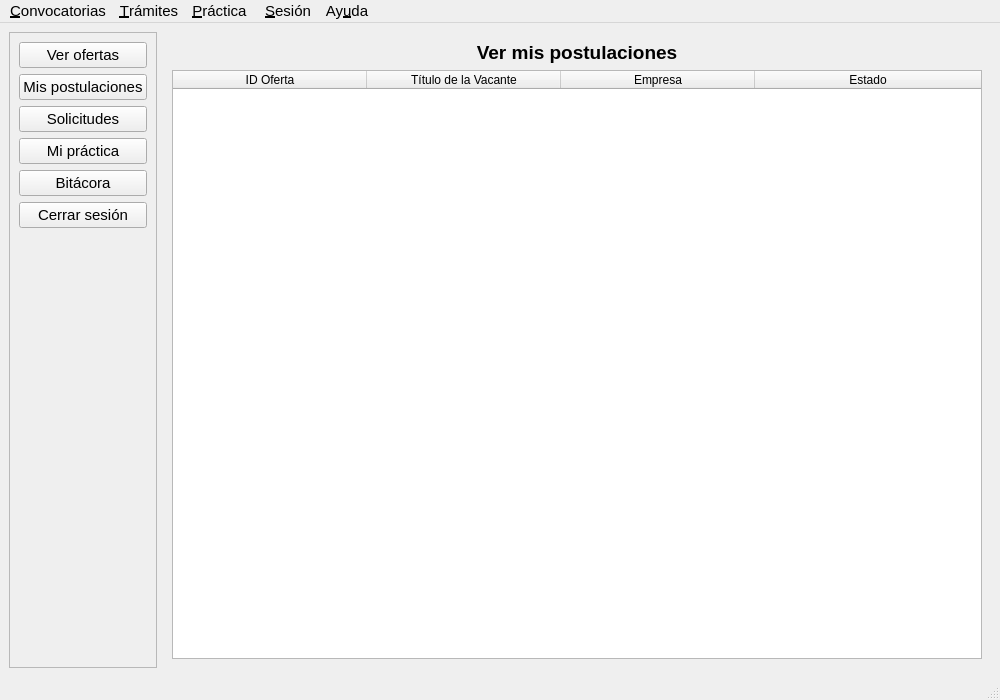
<?xml version="1.0" encoding="UTF-8"?>
<ui version="4.0">
 <class>MainWindowEstudiante</class>
 <widget class="QMainWindow" name="MainWindowEstudiante">
  <property name="geometry">
   <rect>
    <x>0</x>
    <y>0</y>
    <width>1000</width>
    <height>700</height>
   </rect>
  </property>
  <property name="font">
   <font>
    <pointsize>11</pointsize>
   </font>
  </property>
  <property name="windowTitle">
   <string>Panel del Estudiante - Sistema de Prácticas</string>
  </property>
  <widget class="QWidget" name="centralwidget">
   <layout class="QHBoxLayout" name="horizontalLayout">
    <item>
     <widget class="QFrame" name="frameSidebar">
      <property name="frameShape">
       <enum>QFrame::StyledPanel</enum>
      </property>
      <property name="frameShadow">
       <enum>QFrame::Raised</enum>
      </property>
      <layout class="QVBoxLayout" name="verticalLayout">
       <item>
        <widget class="QPushButton" name="btnNavOfertas">
         <property name="text">
          <string>Ver ofertas</string>
         </property>
        </widget>
       </item>
       <item>
        <widget class="QPushButton" name="btnNavPostulaciones">
         <property name="text">
          <string>Mis postulaciones</string>
         </property>
        </widget>
       </item>
       <item>
        <widget class="QPushButton" name="btnNavSolicitar">
         <property name="text">
          <string>Solicitudes</string>
         </property>
        </widget>
       </item>
       <item>
        <widget class="QPushButton" name="pushButton">
         <property name="text">
          <string>Mi práctica</string>
         </property>
        </widget>
       </item>
       <item>
        <widget class="QPushButton" name="btnNavBitacora">
         <property name="text">
          <string>Bitácora</string>
         </property>
        </widget>
       </item>
       <item>
        <widget class="QPushButton" name="btnNavCerrarSesion">
         <property name="text">
          <string>Cerrar sesión</string>
         </property>
        </widget>
       </item>
       <item>
        <spacer name="verticalSpacer">
         <property name="orientation">
          <enum>Qt::Vertical</enum>
         </property>
         <property name="sizeHint" stdset="0">
          <size>
           <width>20</width>
           <height>400</height>
          </size>
         </property>
        </spacer>
       </item>
      </layout>
     </widget>
    </item>
    <item>
     <widget class="QStackedWidget" name="stackedWidgetCentral">
      <property name="currentIndex">
       <number>1</number>
      </property>
      <widget class="QWidget" name="page">
       <layout class="QGridLayout" name="gridLayout">
        <item row="0" column="0" colspan="3">
         <widget class="QLabel" name="label_2">
          <property name="font">
           <font>
            <family>Segoe UI</family>
            <pointsize>14</pointsize>
            <weight>75</weight>
            <bold>true</bold>
           </font>
          </property>
          <property name="text">
           <string>Ver ofertas</string>
          </property>
          <property name="alignment">
           <set>Qt::AlignCenter</set>
          </property>
         </widget>
        </item>
        <item row="1" column="0">
         <widget class="QLabel" name="label">
          <property name="text">
           <string>Buscar Oferta:</string>
          </property>
         </widget>
        </item>
        <item row="2" column="0" colspan="3">
         <widget class="QTableWidget" name="tblOfertasDisponibles">
          <property name="editTriggers">
           <set>QAbstractItemView::NoEditTriggers</set>
          </property>
          <property name="selectionMode">
           <enum>QAbstractItemView::SingleSelection</enum>
          </property>
          <property name="selectionBehavior">
           <enum>QAbstractItemView::SelectRows</enum>
          </property>
          <attribute name="horizontalHeaderDefaultSectionSize">
           <number>155</number>
          </attribute>
          <attribute name="horizontalHeaderStretchLastSection">
           <bool>true</bool>
          </attribute>
          <column>
           <property name="text">
            <string>Título</string>
           </property>
          </column>
          <column>
           <property name="text">
            <string>Empresa</string>
           </property>
          </column>
          <column>
           <property name="text">
            <string>Duración</string>
           </property>
          </column>
          <column>
           <property name="text">
            <string>Remuneración</string>
           </property>
          </column>
          <column>
           <property name="text">
            <string>Requisitos</string>
           </property>
          </column>
         </widget>
        </item>
        <item row="3" column="2">
         <widget class="QPushButton" name="btnPostularOferta">
          <property name="text">
           <string>Postular</string>
          </property>
         </widget>
        </item>
        <item row="3" column="1">
         <spacer name="horizontalSpacer">
          <property name="orientation">
           <enum>Qt::Horizontal</enum>
          </property>
          <property name="sizeHint" stdset="0">
           <size>
            <width>555</width>
            <height>28</height>
           </size>
          </property>
         </spacer>
        </item>
        <item row="1" column="1" colspan="2">
         <widget class="QLineEdit" name="txtFiltradoOfertas">
          <property name="placeholderText">
           <string>Filtrar ofertas por título...</string>
          </property>
         </widget>
        </item>
       </layout>
      </widget>
      <widget class="QWidget" name="page_2">
       <layout class="QGridLayout" name="gridLayout_2">
        <item row="0" column="0">
         <widget class="QLabel" name="label_3">
          <property name="font">
           <font>
            <family>Segoe UI</family>
            <pointsize>14</pointsize>
            <weight>75</weight>
            <bold>true</bold>
           </font>
          </property>
          <property name="text">
           <string>Ver mis postulaciones</string>
          </property>
          <property name="alignment">
           <set>Qt::AlignCenter</set>
          </property>
         </widget>
        </item>
        <item row="1" column="0">
         <widget class="QTableWidget" name="tblMisPostulaciones">
          <property name="editTriggers">
           <set>QAbstractItemView::NoEditTriggers</set>
          </property>
          <property name="selectionMode">
           <enum>QAbstractItemView::SingleSelection</enum>
          </property>
          <property name="selectionBehavior">
           <enum>QAbstractItemView::SelectRows</enum>
          </property>
          <attribute name="horizontalHeaderDefaultSectionSize">
           <number>194</number>
          </attribute>
          <attribute name="horizontalHeaderStretchLastSection">
           <bool>true</bool>
          </attribute>
          <column>
           <property name="text">
            <string>ID Oferta</string>
           </property>
          </column>
          <column>
           <property name="text">
            <string>Título de la Vacante</string>
           </property>
          </column>
          <column>
           <property name="text">
            <string>Empresa</string>
           </property>
          </column>
          <column>
           <property name="text">
            <string>Estado</string>
           </property>
          </column>
         </widget>
        </item>
       </layout>
      </widget>
      <widget class="QWidget" name="page_4">
       <layout class="QGridLayout" name="gridLayout_3">
        <item row="0" column="0" colspan="4">
         <spacer name="verticalSpacer_3">
          <property name="orientation">
           <enum>Qt::Vertical</enum>
          </property>
          <property name="sizeHint" stdset="0">
           <size>
            <width>20</width>
            <height>40</height>
           </size>
          </property>
         </spacer>
        </item>
        <item row="2" column="0" colspan="4">
         <spacer name="verticalSpacer_2">
          <property name="orientation">
           <enum>Qt::Vertical</enum>
          </property>
          <property name="sizeHint" stdset="0">
           <size>
            <width>20</width>
            <height>40</height>
           </size>
          </property>
         </spacer>
        </item>
        <item row="3" column="1">
         <widget class="QLineEdit" name="txtNombreEmpresa"/>
        </item>
        <item row="5" column="0">
         <widget class="QLabel" name="label_6">
          <property name="text">
           <string>Detalles de la empresa:</string>
          </property>
         </widget>
        </item>
        <item row="3" column="0">
         <widget class="QLabel" name="label_5">
          <property name="text">
           <string>Nombre de la empresa:</string>
          </property>
         </widget>
        </item>
        <item row="1" column="0" colspan="4">
         <widget class="QLabel" name="label_4">
          <property name="font">
           <font>
            <family>Segoe UI</family>
            <pointsize>14</pointsize>
            <weight>75</weight>
            <bold>true</bold>
           </font>
          </property>
          <property name="text">
           <string>Solicitud de autorización de práctica</string>
          </property>
          <property name="alignment">
           <set>Qt::AlignCenter</set>
          </property>
         </widget>
        </item>
        <item row="5" column="1">
         <widget class="QLineEdit" name="txtDetallesEmpresa"/>
        </item>
        <item row="7" column="3">
         <widget class="QPushButton" name="btnEnviarSolicitud">
          <property name="text">
           <string>Enviar Solicitud</string>
          </property>
         </widget>
        </item>
        <item row="4" column="0" colspan="4">
         <spacer name="verticalSpacer_5">
          <property name="orientation">
           <enum>Qt::Vertical</enum>
          </property>
          <property name="sizeHint" stdset="0">
           <size>
            <width>20</width>
            <height>40</height>
           </size>
          </property>
         </spacer>
        </item>
        <item row="6" column="0" colspan="4">
         <spacer name="verticalSpacer_4">
          <property name="orientation">
           <enum>Qt::Vertical</enum>
          </property>
          <property name="sizeHint" stdset="0">
           <size>
            <width>20</width>
            <height>40</height>
           </size>
          </property>
         </spacer>
        </item>
       </layout>
      </widget>
      <widget class="QWidget" name="page_5">
       <layout class="QGridLayout" name="gridLayout_5">
        <item row="5" column="1">
         <widget class="QLabel" name="lbPracticaCoordinador">
          <property name="text">
           <string/>
          </property>
         </widget>
        </item>
        <item row="6" column="0" colspan="2">
         <spacer name="verticalSpacer_10">
          <property name="orientation">
           <enum>Qt::Vertical</enum>
          </property>
          <property name="sizeHint" stdset="0">
           <size>
            <width>20</width>
            <height>40</height>
           </size>
          </property>
         </spacer>
        </item>
        <item row="8" column="0" colspan="2">
         <spacer name="verticalSpacer_11">
          <property name="orientation">
           <enum>Qt::Vertical</enum>
          </property>
          <property name="sizeHint" stdset="0">
           <size>
            <width>20</width>
            <height>40</height>
           </size>
          </property>
         </spacer>
        </item>
        <item row="10" column="0" colspan="2">
         <spacer name="verticalSpacer_12">
          <property name="orientation">
           <enum>Qt::Vertical</enum>
          </property>
          <property name="sizeHint" stdset="0">
           <size>
            <width>20</width>
            <height>40</height>
           </size>
          </property>
         </spacer>
        </item>
        <item row="3" column="1">
         <widget class="QLabel" name="lbPracticanombre">
          <property name="text">
           <string/>
          </property>
         </widget>
        </item>
        <item row="14" column="0" colspan="2">
         <spacer name="verticalSpacer_14">
          <property name="orientation">
           <enum>Qt::Vertical</enum>
          </property>
          <property name="sizeHint" stdset="0">
           <size>
            <width>20</width>
            <height>40</height>
           </size>
          </property>
         </spacer>
        </item>
        <item row="12" column="0" colspan="2">
         <spacer name="verticalSpacer_13">
          <property name="orientation">
           <enum>Qt::Vertical</enum>
          </property>
          <property name="sizeHint" stdset="0">
           <size>
            <width>20</width>
            <height>40</height>
           </size>
          </property>
         </spacer>
        </item>
        <item row="7" column="1">
         <widget class="QLabel" name="lbPracticaTutorAcad">
          <property name="text">
           <string/>
          </property>
         </widget>
        </item>
        <item row="5" column="0">
         <widget class="QLabel" name="label_11">
          <property name="text">
           <string>Coordinador:</string>
          </property>
         </widget>
        </item>
        <item row="3" column="0">
         <widget class="QLabel" name="label_10">
          <property name="text">
           <string>Nombre:</string>
          </property>
         </widget>
        </item>
        <item row="1" column="0" colspan="3">
         <widget class="QLabel" name="label_9">
          <property name="font">
           <font>
            <family>Segoe UI</family>
            <pointsize>14</pointsize>
            <weight>75</weight>
            <bold>true</bold>
           </font>
          </property>
          <property name="text">
           <string>Ver mi práctica</string>
          </property>
          <property name="alignment">
           <set>Qt::AlignCenter</set>
          </property>
         </widget>
        </item>
        <item row="15" column="0">
         <widget class="QLabel" name="label_16">
          <property name="text">
           <string>Estado:</string>
          </property>
         </widget>
        </item>
        <item row="7" column="0">
         <widget class="QLabel" name="label_12">
          <property name="text">
           <string>Tutor académico:</string>
          </property>
         </widget>
        </item>
        <item row="0" column="0" colspan="2">
         <spacer name="verticalSpacer_7">
          <property name="orientation">
           <enum>Qt::Vertical</enum>
          </property>
          <property name="sizeHint" stdset="0">
           <size>
            <width>20</width>
            <height>40</height>
           </size>
          </property>
         </spacer>
        </item>
        <item row="9" column="0">
         <widget class="QLabel" name="label_13">
          <property name="text">
           <string>Tutor empresarial:</string>
          </property>
         </widget>
        </item>
        <item row="13" column="0">
         <widget class="QLabel" name="label_15">
          <property name="text">
           <string>Fecha fin:</string>
          </property>
         </widget>
        </item>
        <item row="11" column="0">
         <widget class="QLabel" name="label_14">
          <property name="text">
           <string>Fecha inicio:</string>
          </property>
         </widget>
        </item>
        <item row="2" column="0" colspan="2">
         <spacer name="verticalSpacer_6">
          <property name="orientation">
           <enum>Qt::Vertical</enum>
          </property>
          <property name="sizeHint" stdset="0">
           <size>
            <width>20</width>
            <height>40</height>
           </size>
          </property>
         </spacer>
        </item>
        <item row="16" column="0" colspan="2">
         <spacer name="verticalSpacer_8">
          <property name="orientation">
           <enum>Qt::Vertical</enum>
          </property>
          <property name="sizeHint" stdset="0">
           <size>
            <width>20</width>
            <height>40</height>
           </size>
          </property>
         </spacer>
        </item>
        <item row="4" column="0" colspan="2">
         <spacer name="verticalSpacer_9">
          <property name="orientation">
           <enum>Qt::Vertical</enum>
          </property>
          <property name="sizeHint" stdset="0">
           <size>
            <width>20</width>
            <height>40</height>
           </size>
          </property>
         </spacer>
        </item>
        <item row="11" column="1">
         <widget class="QLabel" name="lbPracticaFechaIni">
          <property name="text">
           <string/>
          </property>
         </widget>
        </item>
        <item row="9" column="1">
         <widget class="QLabel" name="lbPracticaTutorEmpr">
          <property name="text">
           <string/>
          </property>
         </widget>
        </item>
        <item row="13" column="1">
         <widget class="QLabel" name="lbPracticaFechaFin">
          <property name="text">
           <string/>
          </property>
         </widget>
        </item>
        <item row="15" column="1">
         <widget class="QLabel" name="lbPracticaEstado">
          <property name="text">
           <string/>
          </property>
         </widget>
        </item>
       </layout>
      </widget>
      <widget class="QWidget" name="page_3">
       <layout class="QGridLayout" name="gridLayout_4">
        <item row="0" column="0">
         <widget class="QLabel" name="label_7">
          <property name="font">
           <font>
            <family>Segoe UI</family>
            <pointsize>14</pointsize>
            <weight>75</weight>
            <bold>true</bold>
           </font>
          </property>
          <property name="text">
           <string>Ver mis actividades</string>
          </property>
          <property name="alignment">
           <set>Qt::AlignCenter</set>
          </property>
         </widget>
        </item>
        <item row="1" column="0">
         <widget class="QTableWidget" name="tblMisActividades">
          <property name="editTriggers">
           <set>QAbstractItemView::NoEditTriggers</set>
          </property>
          <property name="selectionMode">
           <enum>QAbstractItemView::SingleSelection</enum>
          </property>
          <property name="selectionBehavior">
           <enum>QAbstractItemView::SelectRows</enum>
          </property>
          <attribute name="horizontalHeaderDefaultSectionSize">
           <number>388</number>
          </attribute>
          <attribute name="horizontalHeaderStretchLastSection">
           <bool>true</bool>
          </attribute>
          <column>
           <property name="text">
            <string>Descripción de la Actividad</string>
           </property>
          </column>
          <column>
           <property name="text">
            <string>Estado de Validación</string>
           </property>
          </column>
         </widget>
        </item>
        <item row="2" column="0">
         <widget class="QGroupBox" name="grpNuevaActividad">
          <property name="title">
           <string>Nueva Propuesta de Actividad</string>
          </property>
          <layout class="QVBoxLayout" name="verticalLayout_2">
           <item>
            <widget class="QLabel" name="label_8">
             <property name="text">
              <string>Redacte la descripción detallada de la tarea asignada:</string>
             </property>
            </widget>
           </item>
           <item>
            <widget class="QLineEdit" name="txaDescripcionActividad"/>
           </item>
           <item>
            <widget class="QPushButton" name="btnProponerActividad">
             <property name="text">
              <string>ENVIAR ACTIVIDAD</string>
             </property>
            </widget>
           </item>
          </layout>
         </widget>
        </item>
       </layout>
      </widget>
     </widget>
    </item>
   </layout>
  </widget>
  <widget class="QMenuBar" name="menubar">
   <property name="geometry">
    <rect>
     <x>0</x>
     <y>0</y>
     <width>1000</width>
     <height>26</height>
    </rect>
   </property>
   <widget class="QMenu" name="menu_Convocatorias">
    <property name="title">
     <string>&amp;Convocatorias</string>
    </property>
    <addaction name="actVerOfertas"/>
    <addaction name="actMisPostulaciones"/>
   </widget>
   <widget class="QMenu" name="menu_Tr_mites">
    <property name="title">
     <string>&amp;Trámites</string>
    </property>
    <addaction name="actSolicitarAutorizacion"/>
   </widget>
   <widget class="QMenu" name="menu_Bit_cora">
    <property name="title">
     <string>&amp;Práctica </string>
    </property>
    <addaction name="actVerPractica"/>
    <addaction name="actVerActividades"/>
    <addaction name="actRegistrarActividad"/>
   </widget>
   <widget class="QMenu" name="menu_Sesi_n">
    <property name="title">
     <string>&amp;Sesión</string>
    </property>
    <addaction name="actCerrarSesion"/>
    <addaction name="separator"/>
    <addaction name="actSalirSistema"/>
   </widget>
   <widget class="QMenu" name="menuAy_uda">
    <property name="title">
     <string>Ay&amp;uda</string>
    </property>
    <addaction name="actAcercaPrograma"/>
    <addaction name="actAcercaDesarrollador"/>
    <addaction name="actRepositorioGithub"/>
   </widget>
   <addaction name="menu_Convocatorias"/>
   <addaction name="menu_Tr_mites"/>
   <addaction name="menu_Bit_cora"/>
   <addaction name="menu_Sesi_n"/>
   <addaction name="menuAy_uda"/>
  </widget>
  <widget class="QStatusBar" name="statusbar"/>
  <action name="actVerOfertas">
   <property name="text">
    <string>Ver ofertas</string>
   </property>
  </action>
  <action name="actMisPostulaciones">
   <property name="text">
    <string>Mis postulaciones</string>
   </property>
  </action>
  <action name="actSolicitarAutorizacion">
   <property name="text">
    <string>Solicitar autorización</string>
   </property>
  </action>
  <action name="actVerActividades">
   <property name="text">
    <string>Ver actividades</string>
   </property>
  </action>
  <action name="actRegistrarActividad">
   <property name="text">
    <string>Registrar actividad</string>
   </property>
  </action>
  <action name="actCerrarSesion">
   <property name="text">
    <string>Cerrar sesión</string>
   </property>
  </action>
  <action name="actSalirSistema">
   <property name="text">
    <string>Salir del sistema</string>
   </property>
  </action>
  <action name="actAcercaPrograma">
   <property name="text">
    <string>Acerca del programa</string>
   </property>
  </action>
  <action name="actAcercaDesarrollador">
   <property name="text">
    <string>Acerca del desarrollador</string>
   </property>
  </action>
  <action name="actRepositorioGithub">
   <property name="text">
    <string>Repositorio GitHub</string>
   </property>
  </action>
  <action name="actVerPractica">
   <property name="text">
    <string>Ver práctica </string>
   </property>
  </action>
 </widget>
 <resources/>
 <connections/>
</ui>
